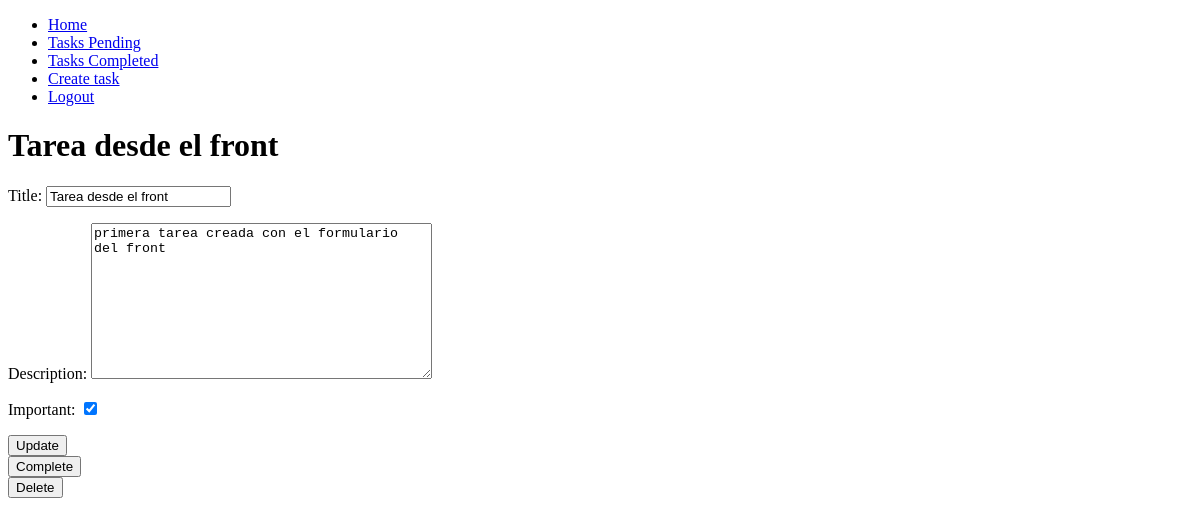
The app's page /tasks/3/ (signed in), older data.
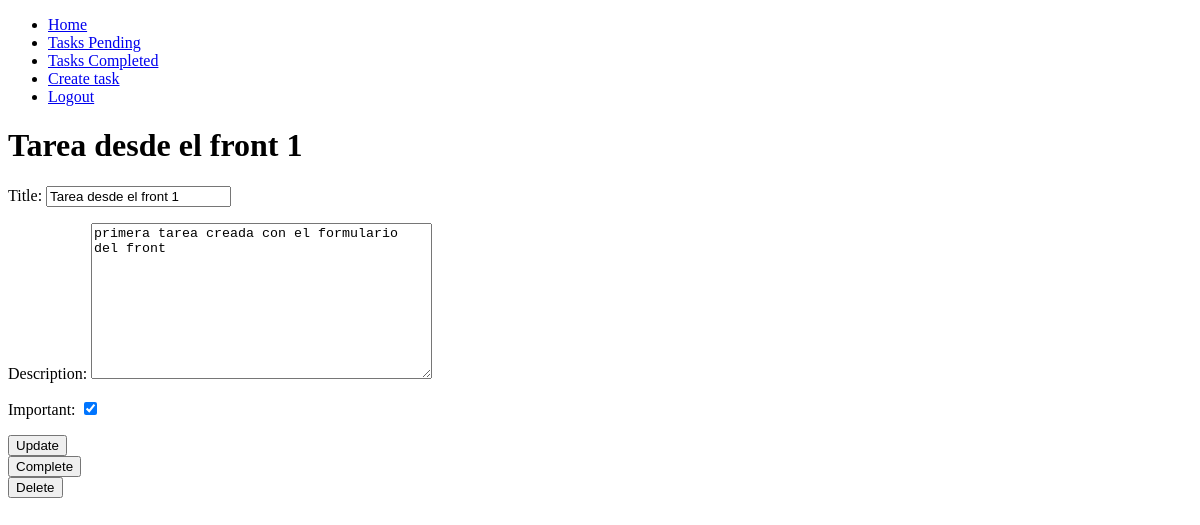
The same page, newer data.
### tasks/models.py (models this page shows, shortened)
class Task(models.Model):
    title = models.CharField(max_length=200)
    description = models.TextField(blank=True, null=True)
    created = models.DateTimeField(auto_now_add=True)
    datecompleted = models.DateTimeField(blank=True, null=True)
    important = models.BooleanField(default=False)
    user = models.ForeignKey(User, on_delete=models.CASCADE)

### tasks/views.py (the view, shortened to what this page needs)
# urls.py: path('tasks/<int:task_id>/', views.task_detail, name='task_detail'),
@login_required
def task_detail(request, task_id):
    if request.method == 'GET':
        task = get_object_or_404(Task, pk=task_id, user=request.user)
        form = TaskForm(instance=task)
        return render(request, 'task_detail.html', {'task': task, 'form': form})

### tasks/forms.py
class TaskForm(ModelForm):
    class Meta:
        model = Task
        fields = ['title', 'description', 'important']

### tasks/templates/task_detail.html (shortened to what this page needs)
{% extends "base.html" %} {% block content %}
<h1>{{ task.title }}</h1>
<form method="post">
  {% csrf_token %} {{form.as_p}}
  <button>Update</button>
</form>
<form action="{% url 'complete_task' task.id %}" method="post">
  <button>Complete</button>
</form>
<form action="{% url 'delete_task' task.id %}" method="post">
  <button>Delete</button>
</form>
{% endblock %}

### tasks/templates/base.html (shortened to what this page needs)
<!DOCTYPE html>
<html lang="en">
  <head>
  </head>
  <body>
    <nav>
      <ul>
        <li>
          <a href="/">Home</a>
        </li>
        {% if user.is_authenticated %}
        <li>
          <a href="/tasks">Tasks Pending</a>
        </li>
        <li>
          <a href="{% url 'tasks_completed' %}">Tasks Completed</a>
        </li>
        <li>
          <a href="/tasks/create/">Create task</a>
        </li>
        <li>
          <a href="/logout">Logout</a>
        </li>
        {% endif %}
      </ul>
    </nav>
    {% block content %} {% endblock %}
  </body>
</html>

Row changes from the older to the newer data that the page shows:
changed Task "primera tarea creada con el formulario del front": title "Tarea desde el front" → "Tarea desde el front 1"
